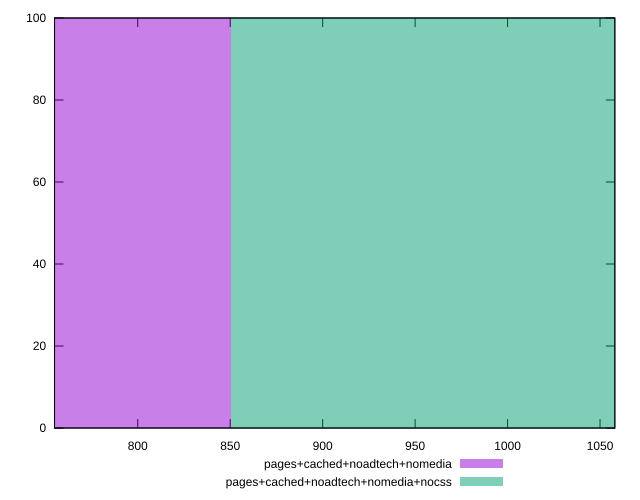

This chart was generated by the following gnuplot code:
reset

$pagesCachedNoadtechNomedia <<EOF
680.2239308585359 100
EOF

$pagesCachedNoadtechNomediaNocss <<EOF
1020.335896287804 100
EOF

set key outside below
set boxwidth 340.11196542926797
set xrange [755:1058]
set yrange [0:100]
set trange [0:100]
set style fill transparent solid 0.5 noborder
set terminal svg size 640, 500 enhanced background rgb 'white'
set output "report_00016_2021-02-10T13-31-48.338Z/uses-rel-preload/comparison/histogram/3_vs_4.svg"

plot $pagesCachedNoadtechNomedia title "pages+cached+noadtech+nomedia" with boxes, \
     $pagesCachedNoadtechNomediaNocss title "pages+cached+noadtech+nomedia+nocss" with boxes

reset
